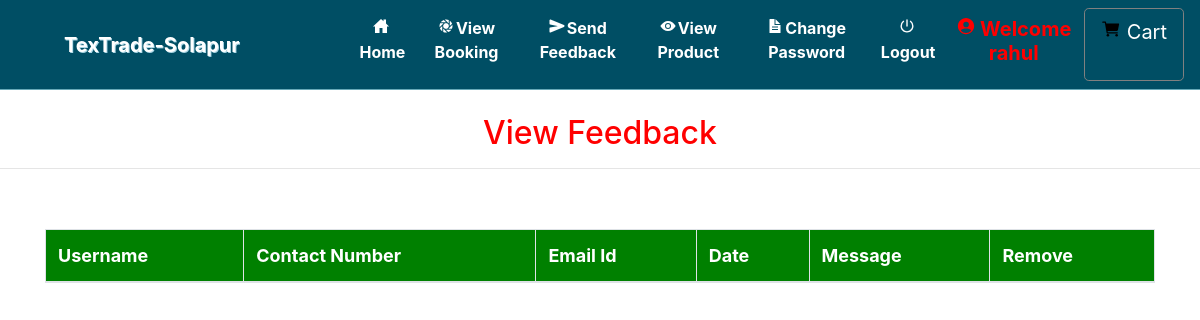
The app's page /view_feedback (signed in), older data.
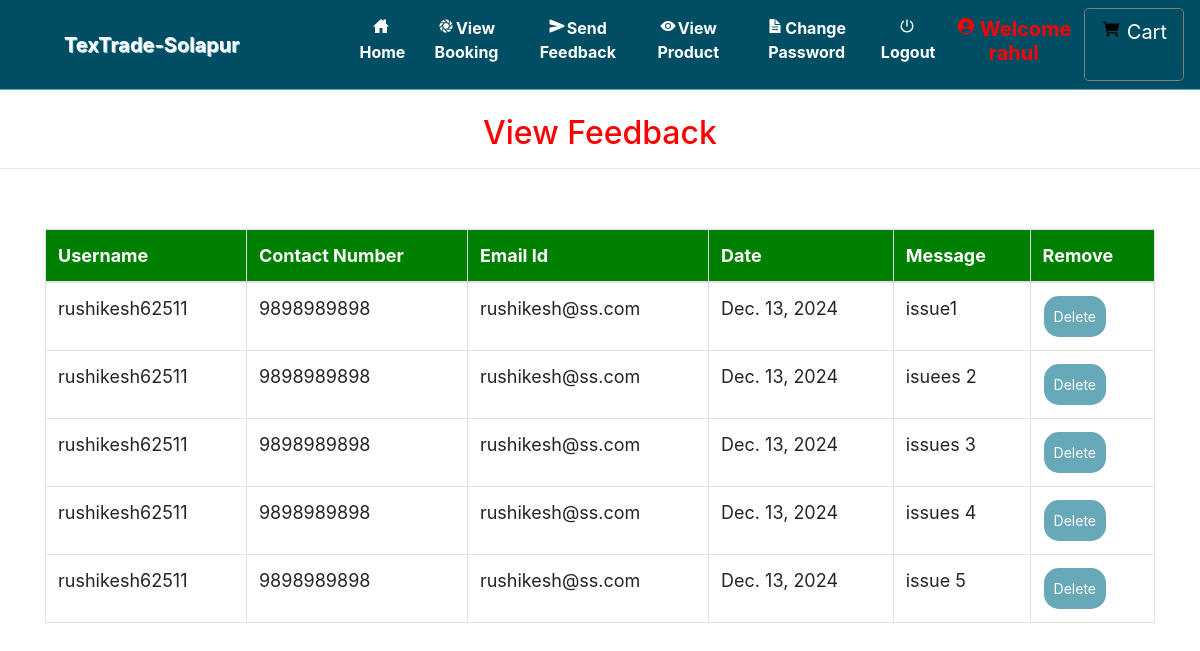
The same page, newer data.
### grocery/models.py (models this page shows, shortened)
class Send_Feedback(models.Model):
    profile = models.ForeignKey(Profile, on_delete=models.CASCADE, null=True)
    message1 = models.TextField(null=True)
    date = models.CharField(max_length=30, null=True)

class Profile(models.Model):
    id = models.AutoField(primary_key=True)
    user = models.ForeignKey(User, on_delete=models.CASCADE, null=True)
    dob = models.DateField(null=True)
    city = models.CharField(max_length=30, null=True)
    address = models.CharField(max_length=50, null=True)
    contact = models.CharField(max_length=10, null=True)
    image = models.FileField(upload_to='images/', null=True)

### grocery/views.py (the view)
# urls.py: path('view_feedback', View_feedback, name='view_feedback'),
def View_feedback(request):
    if not request.user.is_authenticated:
        return redirect('login_admin')
    feed = Send_Feedback.objects.all()
    d = {'feed': feed}
    return render(request, 'view_feedback.html', d)

### grocery/templates/view_feedback.html (shortened to what this page needs)
{% extends 'navigation.html' %}
{% block body %}
<center><h2 style="color:red;margin-top:2%">View Feedback</h2></center><hr>
<div class="container" style="margin-top:5%">
<table class="table table-bordered" id="myTable" >
  <thead>
  <tr>
    <th>Username</th>
    <th>Contact Number</th>
      <th> Email Id</th>
    <th>Date</th>
      <th>Message</th>
    <th>Remove</th>
  </tr>
  </thead>
   <tbody>
    {% for i in feed %}
  <tr>
    <td>{{i.profile.user.username}}</td>
    <td>{{i.profile.contact}}</td>
      <td>{{i.profile.user.email}}</td>
      <td>{{i.date}}</td>
      <td>{{i.message1}}</td>
      <td><a href="{% url 'delete_feedback' i.id %}" onclick="return confirm('Are you sure?')"><button class="button button1">Delete</button></a></td>
  </tr>
    {% endfor %}
    </tbody>
</table>
</div>
{% endblock %}

Row changes from the older to the newer data that the page shows:
added Send_Feedback: profile.user.username "rushikesh62511", profile.contact "9898989898", profile.user.email "rushikesh@ss.com", date "Dec. 13, 2024", message1 "issue1"
added Send_Feedback: profile.user.username "rushikesh62511", profile.contact "9898989898", profile.user.email "rushikesh@ss.com", date "Dec. 13, 2024", message1 "isuees 2"
added Send_Feedback: profile.user.username "rushikesh62511", profile.contact "9898989898", profile.user.email "rushikesh@ss.com", date "Dec. 13, 2024", message1 "issues 3"
added Send_Feedback: profile.user.username "rushikesh62511", profile.contact "9898989898", profile.user.email "rushikesh@ss.com", date "Dec. 13, 2024", message1 "issues 4"
added Send_Feedback: profile.user.username "rushikesh62511", profile.contact "9898989898", profile.user.email "rushikesh@ss.com", date "Dec. 13, 2024", message1 "issue 5"
